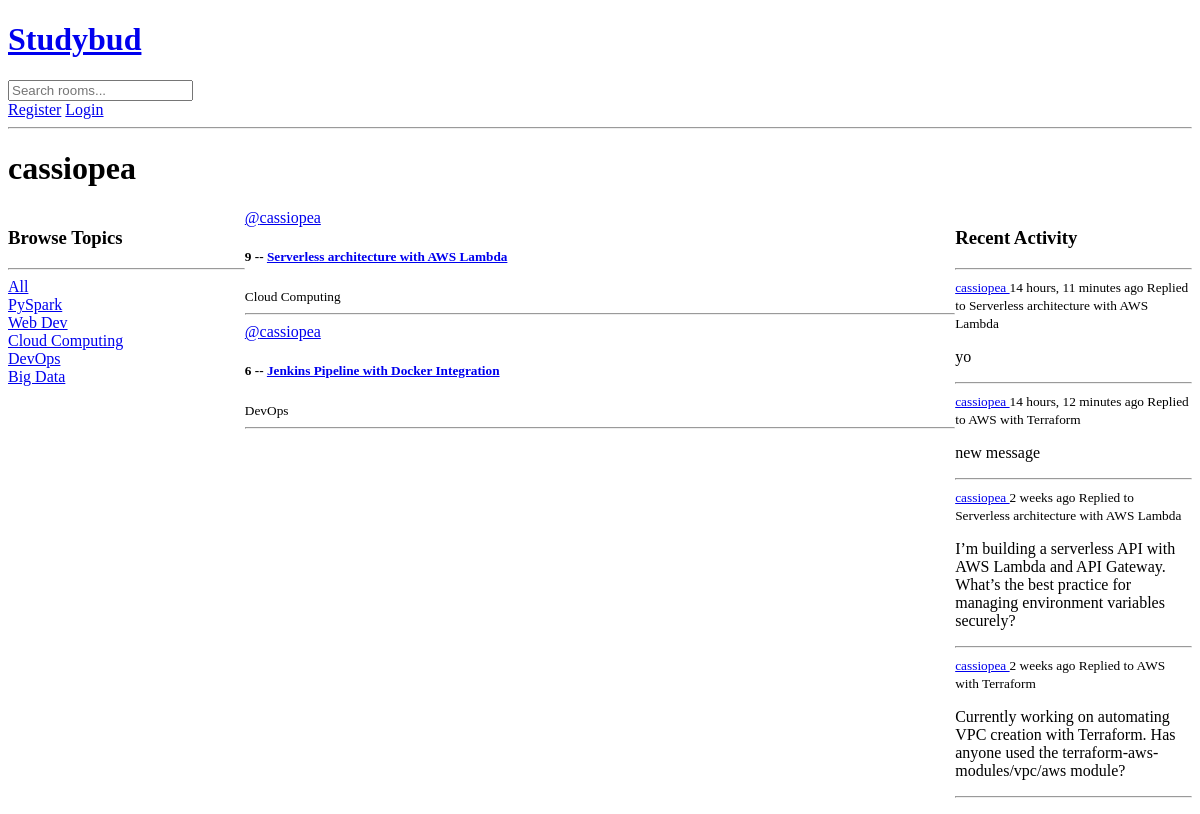
Page /user_profile/1 on the earlier database version.
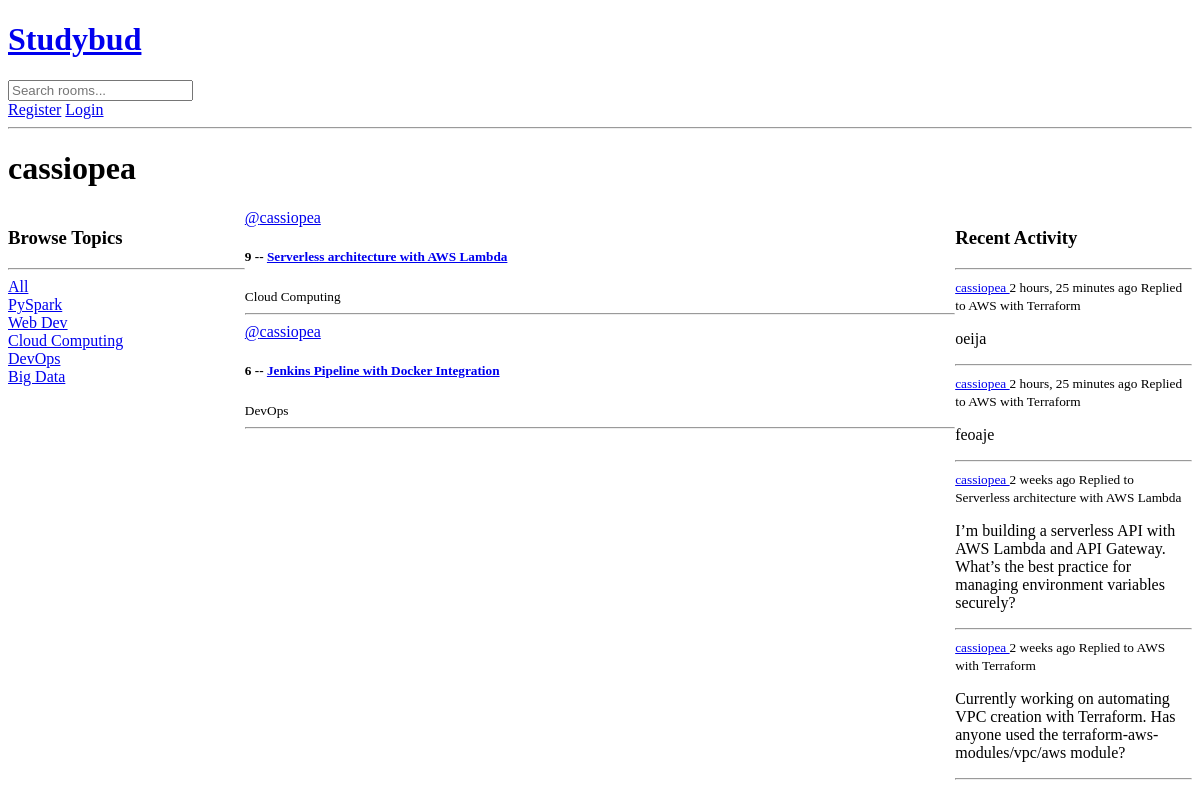
Same page on the later database version.
### base/models.py (models this page shows, shortened)
class Topic ( models.Model ) :
    name = models.CharField( max_length = 50 )

class Room ( models.Model ) :
    host = models.ForeignKey ( User , on_delete = models.SET_NULL , null = True )
    participants = models.ManyToManyField ( User , related_name = "participants" , blank = True )
    topic = models.ForeignKey ( Topic , on_delete = models.SET_NULL , null = True )
    name = models.CharField ( max_length = 75 )
    description = models.TextField ( null = True , blank = True )
    created = models.DateTimeField ( auto_now_add = True )
    updated = models.DateTimeField ( auto_now = True )
    def __str__ ( self ) :
        return self.name
    class Meta :
        ordering = [ '-updated' , '-created']

class Message ( models.Model ) :
    sender = models.ForeignKey ( User , on_delete = models.CASCADE )
    room = models.ForeignKey ( Room , on_delete = models.CASCADE )
    body = models.TextField ( )
    created = models.DateTimeField ( auto_now_add = True )
    updated = models.DateTimeField ( auto_now = True )
    class Meta :
        ordering = [ "-updated" , "-created" ]

### base/views.py (the view)
def user_profile ( request , user_id ) :
    user = User.objects.get ( id = user_id )
    user_topics = Topic.objects.all ()
    user_rooms = user.room_set.all ()
    user_messages = user.message_set.all ()
    context = {
        "topics" : user_topics ,
        "user" : user ,
        "rooms" : user_rooms ,
        "rooms_messages" : user_messages ,
    }
    return render ( request , 'base/user_profile.html' , context )

### base/templates/base/user_profile.html (shortened to what this page needs)
{% extends 'main.html' %}
{% block body %}
    <h1> {{ user.username }} </h1>
    <div class="profile-container">
        <div>
            {% include 'base/components/topics.html' %}
        </div>
        <div>
            {% include 'base/components/feed.html' %}
        </div>
        <div>
            {% include 'base/components/recent_activity.html' %}
        </div>
    </div>
{% endblock body %}

### templates/main.html (shortened to what this page needs)
{% load static %}
<!DOCTYPE html>
<html lang="en">
<head>
    <link rel="stylesheet" type="text/css" media="screen" href="{% static 'styles/main.css' %}">
</head>
<body>
    {% include 'navbar.html' %}
    {% block body %}
    {% endblock body %}
</body>
</html>

### templates/navbar.html
<a href="/">
    <h1>Studybud</h1>
</a>
<form method="GET" action="{% url 'home' %}">
    <input
        type="text"
        name="query"
        placeholder="Search rooms..."
    >
</form>
{% if request.user.is_authenticated %}
    <h4>Hello {{ request.user.username }}</h4>
    <a href="{% url 'logout' %}">Logout</a>
{% else %}
    <a href="{% url 'register' %}">Register</a>
    <a href="{% url 'login' %}">Login</a>
{% endif %}
<hr>

### base/templates/base/components/topics.html
<h3>
    Browse Topics
</h3>
<hr>
<div>
    <a href="{% url 'home' %}">All</a>
</div>
{% for topic in topics %}
    <div>
        <a href="{% url 'home' %}?query={{ topic.name }}">
            {{ topic.name }}
        </a>
    </div>
{% endfor %}

### base/templates/base/components/feed.html (shortened to what this page needs)
{% for room in rooms %}
    <div class="my-6">
        <a href="{% url 'user_profile' room.host.id %}">@{{ room.host.username }} </a>
         <h5>
            {{ room.id }} -- <a class="text-blue-500" href="{% url 'room' room.id %}"> {{ room.name }} </a>
        </h5>
        <small>{{ room.topic.name }} </small>
        <hr>
    </div>
{% endfor %}

### base/templates/base/components/recent_activity.html (shortened to what this page needs)
<h3>Recent Activity</h3>
<hr>
{% for rooms_message in rooms_messages %}
    <div>
        <small>
            <a href="{% url 'user_profile' rooms_message.sender.id %}"> {{ rooms_message.sender }} </a>
            {{ rooms_message.created | timesince }} ago
        </small>
        <small>Replied to {{ rooms_message.room }} </small>
        <p> {{ rooms_message.body }} </p>
        <hr>
    </div>
{% endfor %}

### base/templates/base/user_profile.html (style rules this page uses)
.profile-container { display : grid ; grid-template-columns: 1fr 3fr 1fr ; }

Differences in the rows shown:
removed Message: sender "cassiopea", created "14 hours, 11 minutes", room "Serverless architecture with AWS Lambda", body "yo"
removed Message: sender "cassiopea", created "14 hours, 12 minutes", room "AWS with Terraform", body "new message"
added Message: sender "cassiopea", created "2 hours, 25 minutes", room "AWS with Terraform", body "oeija"
added Message: sender "cassiopea", created "2 hours, 25 minutes", room "AWS with Terraform", body "feoaje"
